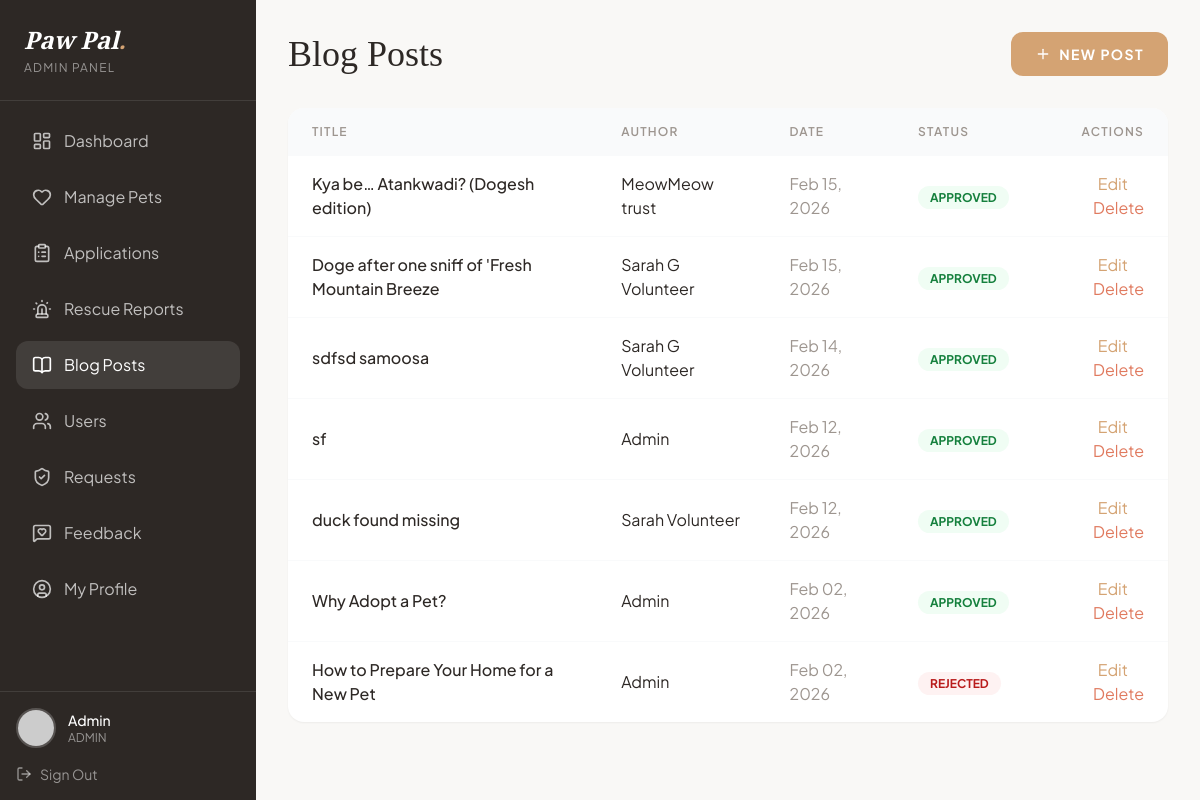
Page /admin/blogs.php (signed in) on the earlier database version.
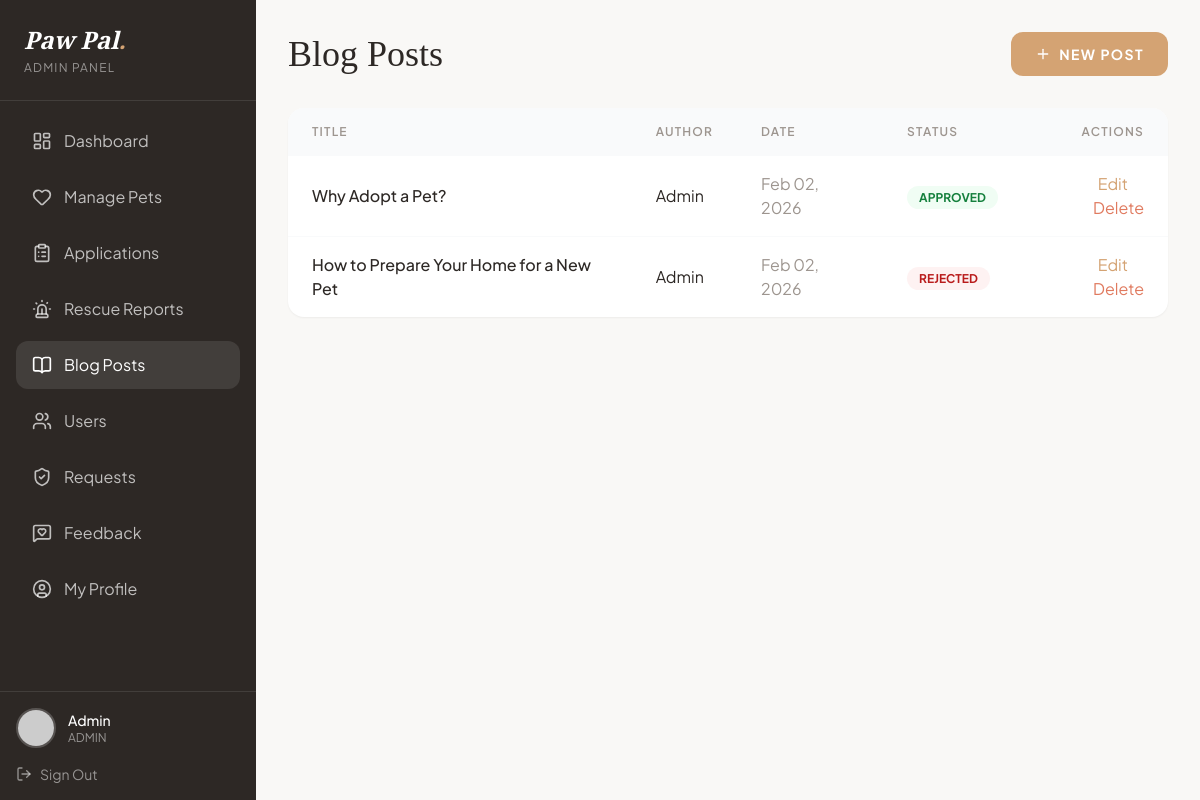
Same page on the later database version.
### tables this page shows
CREATE TABLE `blogs` (
  `id` int(11) NOT NULL,
  `title` varchar(150) NOT NULL,
  `slug` varchar(150) DEFAULT NULL,
  `content` text NOT NULL,
  `author_id` int(11) DEFAULT NULL,
  `author` varchar(100) DEFAULT 'Admin',
  `image` varchar(255) DEFAULT NULL,
  `is_published` tinyint(1) DEFAULT 1,
  `created_at` timestamp NOT NULL DEFAULT current_timestamp(),
  `status` enum('pending','approved','rejected') DEFAULT 'pending'
);

### admin/blogs.php (the view, shortened to what the changed rows need)
<?php
include '../config.php';
$editBlog = null;
$blogs = $conn->query("SELECT * FROM blogs ORDER BY CASE WHEN status = 'pending' THEN 0 ELSE 1 END, created_at DESC");
?>
<!DOCTYPE html>
<html lang="en" class="scroll-smooth">
<head>
    <script src="https://cdn.tailwindcss.com"></script>
</head>
<body class="font-sans text-paw-dark antialiased bg-paw-bg">
    <div class="flex min-h-screen">
        <main class="flex-1 p-8 overflow-y-auto">
            <div class="max-w-5xl mx-auto">
                <div class="flex justify-between items-center mb-8">
                    <h1 class="font-serif text-4xl">
                        <?php echo $editBlog ? 'Edit Post' : (isset($_GET['action']) ? 'Create Post' : 'Blog Posts'); ?>
                    </h1>
                </div>
                <?php if ($editBlog || isset($_GET['action'])): ?>
                    <div class="bg-white rounded-2xl shadow-sm p-8">
                        <form method="POST" enctype="multipart/form-data" class="space-y-6">
                            <?php if ($editBlog): ?>
                                <input type="hidden" name="blog_id" value="<?php echo $editBlog['id']; ?>">
                            <?php endif; ?>
                            <div>
                                <label class="block text-sm uppercase tracking-widest font-semibold mb-2">Title</label>
                                <input type="text" name="title" value="<?php echo $editBlog['title'] ?? ''; ?>" required
                                    class="form-input">
                            </div>
                            <div>
                                <label class="block text-sm uppercase tracking-widest font-semibold mb-2">Author</label>
                                <input type="text" name="author"
                                    value="<?php echo $editBlog['author'] ?? $_SESSION['username']; ?>" required
                                    class="form-input">
                            </div>
                            <div>
                                <label class="block text-sm uppercase tracking-widest font-semibold mb-2">Content</label>
                                <textarea name="content" rows="10" required
                                    class="form-input resize-none"><?php echo $editBlog['content'] ?? ''; ?></textarea>
                            </div>
                            <div>
                                <label class="block text-sm uppercase tracking-widest font-semibold mb-2">Featured
                                    Image</label>
                                <input type="file" name="image" accept="image/*" class="form-input">
                            </div>
                            <div>
                                <label class="flex items-center gap-3 cursor-pointer">
                                    <input type="checkbox" name="is_published" <?php echo ($editBlog['is_published'] ?? 1) ? 'checked' : ''; ?> class="w-5 h-5 accent-paw-accent rounded">
                                    <span class="text-sm font-medium">Publish immediately</span>
                                </label>
                            </div>
                            <div class="flex gap-4">
                                <button type="submit"
                                    class="px-8 py-3 bg-paw-accent text-white rounded-xl text-sm uppercase tracking-widest font-bold hover:bg-paw-dark transition-colors">
                                    <?php echo $editBlog ? 'Update Post' : 'Publish Post'; ?>
                                </button>
                                <a href="blogs.php"
                                    class="px-8 py-3 border border-gray-200 rounded-xl text-sm uppercase tracking-widest font-bold hover:bg-gray-50 transition-colors">
                                    Cancel
                                </a>
                            </div>
                        </form>
                    </div>
                <?php else: ?>
                    <div class="bg-white rounded-2xl shadow-sm overflow-hidden">
                        <table class="w-full">
                            <thead class="bg-gray-50">
                                <tr>
                                    <th
                                        class="text-left px-6 py-4 text-xs uppercase tracking-widest font-semibold text-paw-gray">
                                        Title</th>
                                    <th
                                        class="text-left px-6 py-4 text-xs uppercase tracking-widest font-semibold text-paw-gray">
                                        Author</th>
                                    <th
                                        class="text-left px-6 py-4 text-xs uppercase tracking-widest font-semibold text-paw-gray">
                                        Date</th>
                                    <th
                                        class="text-left px-6 py-4 text-xs uppercase tracking-widest font-semibold text-paw-gray">
                                        Status</th>
                                    <th
                                        class="text-right px-6 py-4 text-xs uppercase tracking-widest font-semibold text-paw-gray">
                                        Actions</th>
                                </tr>
                            </thead>
                            <tbody class="divide-y divide-gray-50">
                                <?php while ($blog = $blogs->fetch_assoc()): ?>
                                    <tr class="hover:bg-gray-50 transition-colors">
                                        <td class="px-6 py-4 font-medium"><?php echo htmlspecialchars($blog['title']); ?></td>
                                        <td class="px-6 py-4"><?php echo htmlspecialchars($blog['author']); ?></td>
                                        <td class="px-6 py-4 text-paw-gray">
                                            <?php echo date('M d, Y', strtotime($blog['created_at'])); ?>
                                        </td>
                                        <td class="px-6 py-4">
                                            <?php
                                            $status = $blog['status'] ?? ($blog['is_published'] ? 'approved' : 'pending');
                                            $badgeClass = match ($status) {
                                                'approved' => 'bg-green-50 text-green-700',
                                                'rejected' => 'bg-red-50 text-red-700',
                                                'pending' => 'bg-yellow-50 text-yellow-700',
                                                default => 'bg-gray-100 text-gray-600'
                                            };
                                            ?>
                                            <span
                                                class="px-3 py-1 rounded-full text-xs font-bold uppercase <?php echo $badgeClass; ?>">
                                                <?php echo ucfirst($status); ?>
                                            </span>
                                        </td>
                                        <td class="px-6 py-4 text-right">
                                            <a href="blogs.php?edit=<?php echo $blog['id']; ?>"
                                                class="text-paw-accent hover:underline mr-4">Edit</a>
                                            <a href="blogs.php?delete=<?php echo $blog['id']; ?>"
                                                onclick="return confirm('Delete this post?');"
                                                class="text-paw-alert hover:underline">Delete</a>
                                        </td>
                                    </tr>
                                <?php endwhile; ?>
                            </tbody>
                        </table>
                    </div>
                <?php endif; ?>
            </div>
        </main>
    </div>
</body>
</html>

Differences in the rows shown:
removed blogs: title "Kya be… Atankwadi? (Dogesh edition)", author "MeowMeow trust", created_at "Feb 15, 2026", status "APPROVED"
removed blogs: title "Doge after one sniff of 'Fresh Mountain Breeze", author "Sarah G Volunteer", created_at "Feb 15, 2026", status "APPROVED"
removed blogs: title "sdfsd samoosa", author "Sarah G Volunteer", created_at "Feb 14, 2026", status "APPROVED"
removed blogs: title "sf", author "Admin", created_at "Feb 12, 2026", status "APPROVED"
removed blogs: title "duck found missing", author "Sarah Volunteer", created_at "Feb 12, 2026", status "APPROVED"
